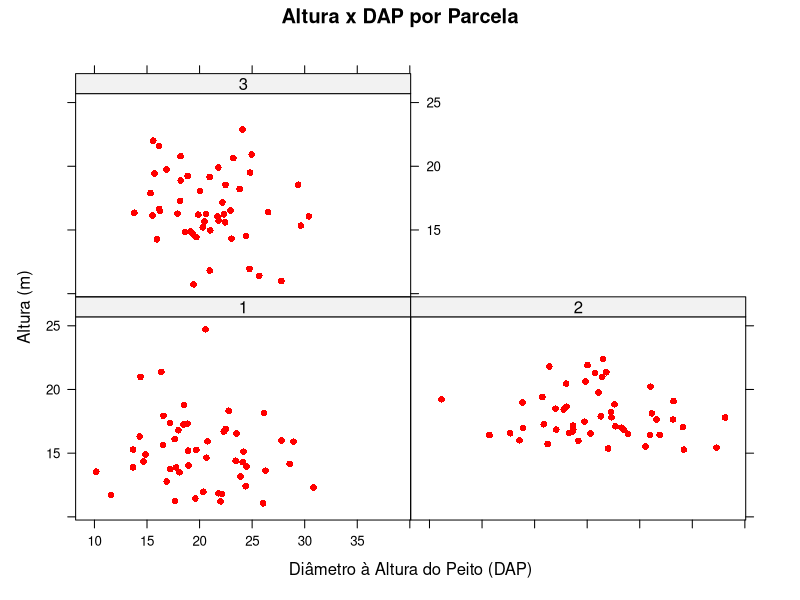
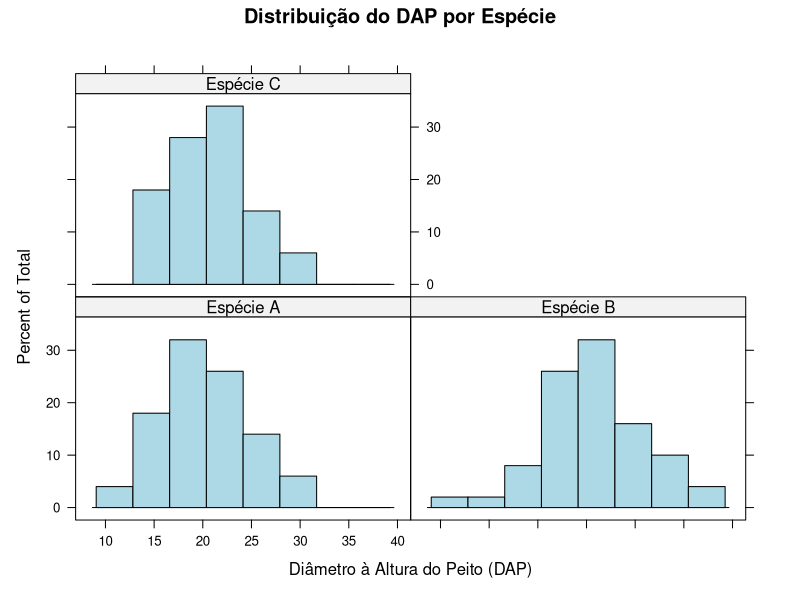
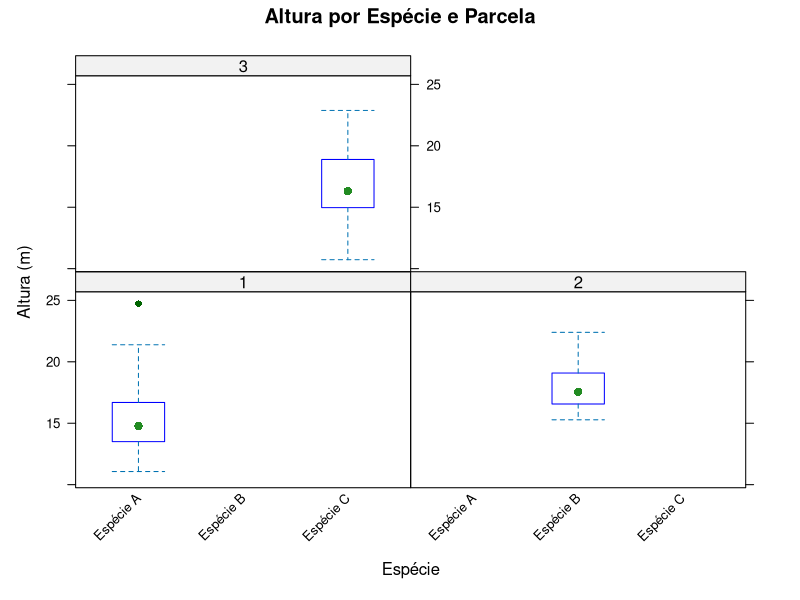
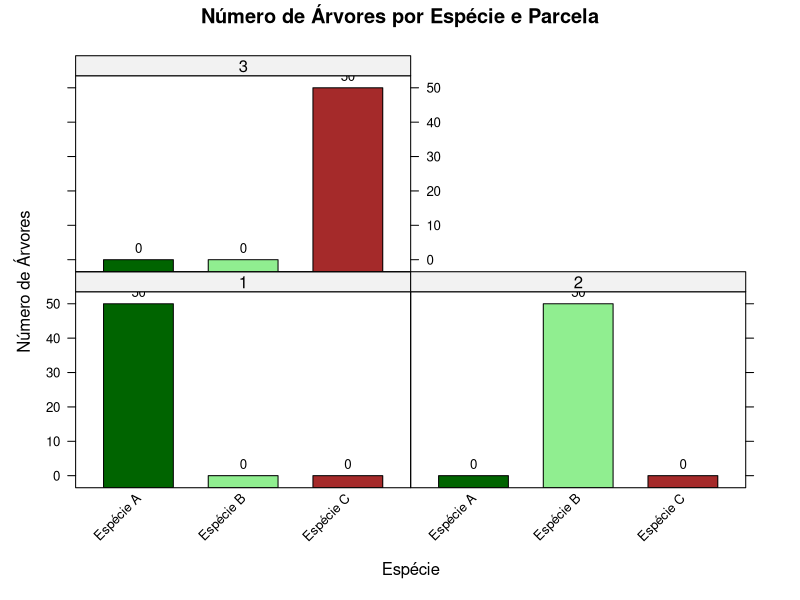
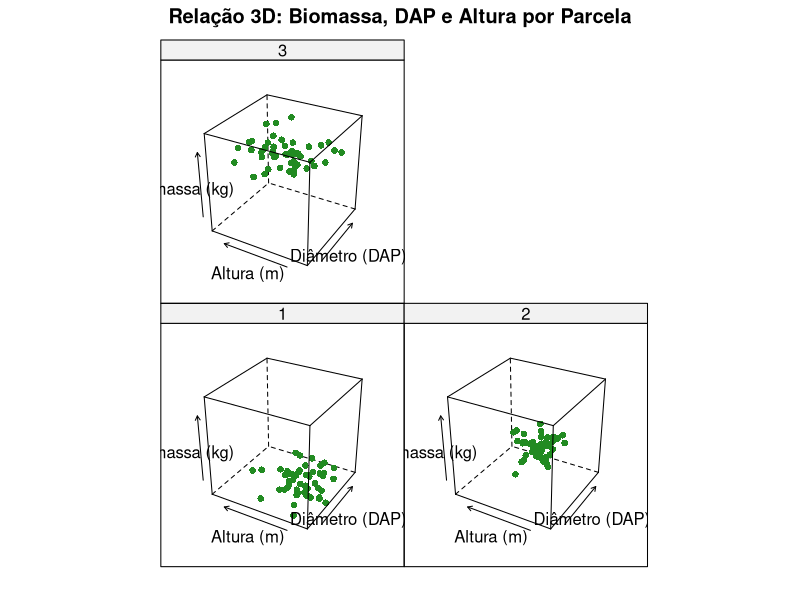
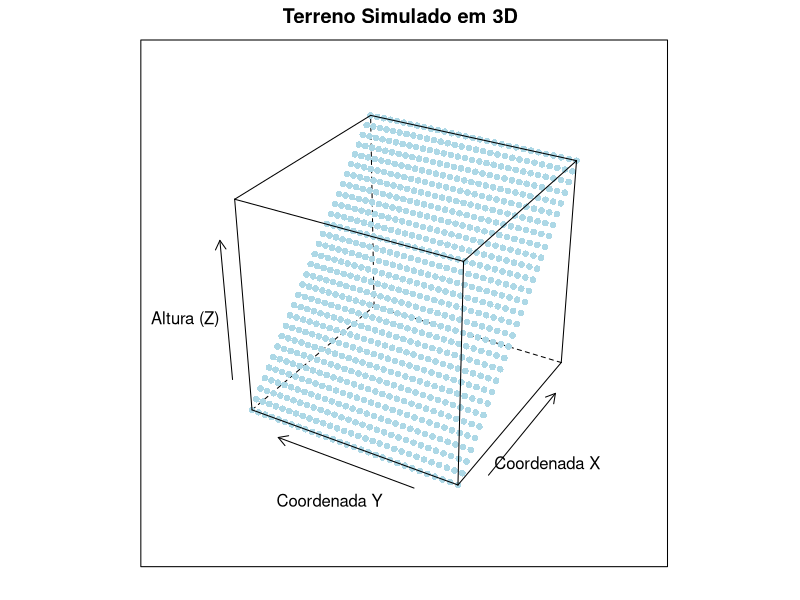
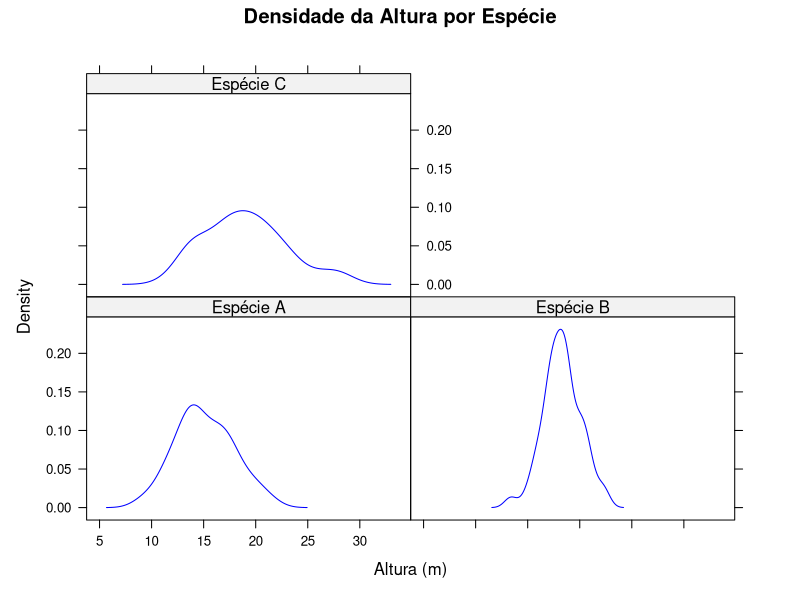
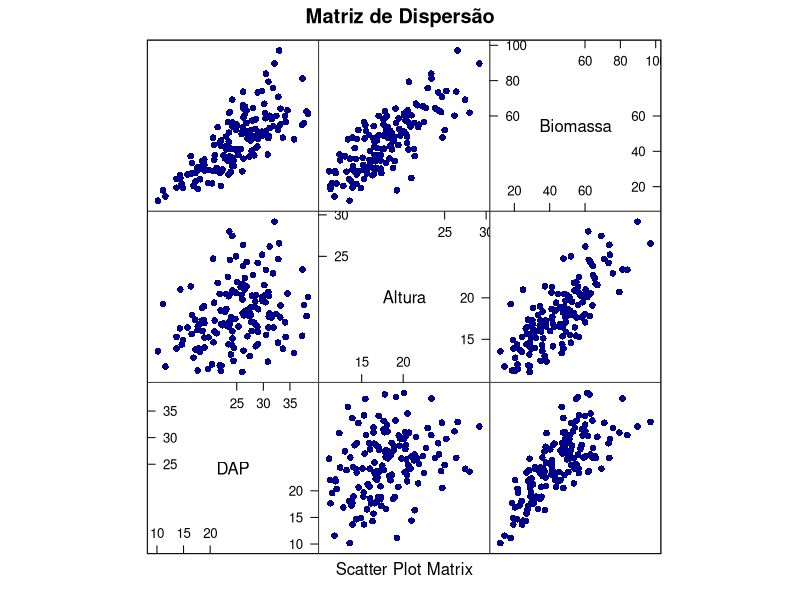

Write R code to recreate these figures, in order.
## ---- chunk 1
library(dplyr)

# Sem pipe
filtered_data <- filter(mtcars, mpg > 20)
selected_data <- select(filtered_data, mpg, cyl, hp)
## ---- chunk 2
library(dplyr)

# Usando pipe
selected_data <- mtcars %>%
  filter(mpg > 20) %>%
  select(mpg, cyl, hp)
## ---- chunk 3
library(kableExtra)

head(selected_data) %>%
  knitr::kable() %>%
  kableExtra::kable_styling(full_width = FALSE, bootstrap_options = c("striped", "hover"))
## ---- chunk 4
# Criando um exemplo de dados florestais
library(dplyr)

dados_florestais <- tibble::tibble(
  parcela = rep(1:5, each = 10),
  especie = sample(c("Cedro", "Ipê", "Jatobá", "Angelim", "Castanheira"), 50, replace = TRUE),
  dap_cm = round(runif(50, 10, 80), 1),  # Diâmetro em cm
  altura_m = round(runif(50, 5, 30), 1),  # Altura em metros
  volume_m3 = dap_cm * altura_m * 0.00007854 # Fórmula fictícia para volume
)

dados_florestais

## ---- chunk 5
# Filtrando árvores com DAP > 50 cm
arvores_grandes <- dados_florestais %>%
  filter(dap_cm > 50)

head(arvores_grandes)

## ---- chunk 6
# Selecionando colunas específicas
dados_selecionados <- dados_florestais %>%
  select(especie, dap_cm, altura_m)

head(dados_selecionados)
## ---- chunk 7
# Adicionando o índice de esbeltez
dados_florestais <- dados_florestais %>%
  mutate(indice_esbeltez = altura_m / dap_cm)

head(dados_florestais)
## ---- chunk 8
# Ordenando por DAP
dados_ordenados <- dados_florestais %>%
  arrange(desc(dap_cm))

head(dados_ordenados)
## ---- chunk 9
# Resumo por espécie
resumo_especies <- dados_florestais %>%
  group_by(especie) %>%
  summarise(
    dap_medio = mean(dap_cm),
    volume_total = sum(volume_m3)
  )

resumo_especies
## ---- chunk 10
# Resumo por espécie com agrupamento
resumo_especies <- dados_florestais %>%
  group_by(especie) %>%
  summarise(dap_medio = mean(dap_cm))

# Adicionando o DAP médio geral
dap_geral <- resumo_especies %>%
  ungroup() %>%
  summarise(dap_medio_geral = mean(dap_medio))

dap_geral

## ---- chunk 11
library(data.table)

# Criação de um data.table
DT <- data.table(
  id = 1:5,
  valor = c(10, 15, 20, 25, 30)
)

## ---- chunk 12
DT[, valor_2 := valor * 2]

print(DT)

## ---- chunk 13
DT[, valor_3 := valor * 3][, valor_4 := valor * 4]

print(DT)

## ---- chunk 14
DT[, valor_2 := valor * 3]

print(DT)
## ---- chunk 15
library(lattice)

# Dados simulados
set.seed(123)
dados <- data.frame(
  Parcela = factor(rep(1:3, each = 50)),
  DAP = c(rnorm(50, mean = 20, sd = 5), 
          rnorm(50, mean = 25, sd = 6), 
          rnorm(50, mean = 22, sd = 4)),
  Altura = c(rnorm(50, mean = 15, sd = 3), 
             rnorm(50, mean = 18, sd = 2), 
             rnorm(50, mean = 16, sd = 3))
)

# Gráfico de dispersão por parcela
xyplot(Altura ~ DAP | Parcela, data = dados,
       main = "Altura x DAP por Parcela",
       xlab = "Diâmetro à Altura do Peito (DAP)",
       ylab = "Altura (m)",
       col = "red", pch = 16)

## ---- chunk 16
# Dados simulados
dados$Especie <- factor(rep(c("Espécie A", "Espécie B", "Espécie C"), each = 50))

# Histograma por espécie
histogram(~ DAP | Especie, data = dados,
          main = "Distribuição do DAP por Espécie",
          xlab = "Diâmetro à Altura do Peito (DAP)",
          col = "lightblue", border = "black")

## ---- chunk 17
# Ajustando o boxplot
bwplot(Altura ~ Especie | Parcela, data = dados,
       main = "Altura por Espécie e Parcela",
       xlab = "Espécie", ylab = "Altura (m)",
       col = "forestgreen",
       par.settings = list(box.rectangle = list(col = "blue"),
                           plot.symbol = list(col = "darkgreen", pch = 16)),
       scales = list(x = list(rot = 45))) # Rotação dos rótulos no eixo X


## ---- chunk 18
# Reorganizando os dados para melhor visualização
library(reshape2)
contagem <- table(dados$Especie, dados$Parcela)
dados_barras <- as.data.frame(contagem)
names(dados_barras) <- c("Especie", "Parcela", "Contagem")

# Gráfico de barras mais visual
barchart(Contagem ~ Especie | Parcela, data = dados_barras,
         main = "Número de Árvores por Espécie e Parcela",
         xlab = "Espécie", ylab = "Número de Árvores",
         col = c("darkgreen", "lightgreen", "brown"),
         auto.key = list(columns = 3), # Legenda com as espécies
         panel = function(x, y, ...) {
           panel.barchart(x, y, ...)
           panel.text(x, y, labels = y, pos = 3, cex = 0.8) # Rótulos numéricos
         },
         scales = list(x = list(rot = 45))) # Rotação dos rótulos no eixo X

## ---- chunk 19
library(lattice)

# Dados simulados
set.seed(123)
dados <- data.frame(
  Parcela = factor(rep(1:3, each = 50)),  # Três parcelas
  DAP = c(rnorm(50, mean = 20, sd = 5), 
          rnorm(50, mean = 25, sd = 4), 
          rnorm(50, mean = 30, sd = 6)),  # Diâmetro
  Altura = c(rnorm(50, mean = 15, sd = 3), 
             rnorm(50, mean = 18, sd = 2), 
             rnorm(50, mean = 20, sd = 4)), # Altura
  Biomassa = c(rnorm(50, mean = 200, sd = 50), 
               rnorm(50, mean = 300, sd = 40), 
               rnorm(50, mean = 400, sd = 60)) # Biomassa
)

# Gráfico 3D condicional
cloud(Biomassa ~ DAP * Altura | Parcela, data = dados,
      main = "Relação 3D: Biomassa, DAP e Altura por Parcela",
      xlab = "Diâmetro (DAP)",
      ylab = "Altura (m)",
      zlab = "Biomassa (kg)",
      screen = list(z = 60, x = -60),  # Ajuste do ângulo de visualização
      col = "forestgreen", 
      pch = 16)  # Pontos no gráfico

## ---- chunk 20
library(lattice)

# Gerando coordenadas x e y (grid regular)
x <- seq(-10, 10, length = 30)  # 30 pontos no eixo X
y <- seq(-10, 10, length = 30)  # 30 pontos no eixo Y

# Gerando altura (z) com base em uma função para criar uma superfície
z <- outer(x, y, function(x, y) x * 2)

# Convertendo para um data frame para usar com cloud()
dados <- expand.grid(x = x, y = y)
dados$z <- as.vector(z)

# Gráfico 3D simulando o terreno
cloud(z ~ x * y, data = dados,
      main = "Terreno Simulado em 3D",
      xlab = "Coordenada X",
      ylab = "Coordenada Y",
      zlab = "Altura (Z)",
      screen = list(z = 60, x = -60),  # Ângulo de visualização
      col = "lightblue",              # Cor dos pontos
      panel.3d.cloud = panel.3dscatter, # Adiciona pontos ao gráfico
      pch = 16)                       # Pontos sólidos

## ---- chunk 21
# Gerando dados simulados com a variável Especie
set.seed(123)
dados <- data.frame(
  Altura = c(rnorm(50, mean = 15, sd = 3), 
             rnorm(50, mean = 18, sd = 2), 
             rnorm(50, mean = 20, sd = 4)),
  Especie = factor(rep(c("Espécie A", "Espécie B", "Espécie C"), each = 50))
)


# Gráfico de densidade
densityplot(~ Altura | Especie, data = dados,
            main = "Densidade da Altura por Espécie",
            xlab = "Altura (m)",
            plot.points = FALSE, # Ocultar pontos individuais
            col = c("blue", "darkgreen", "orange"))

## ---- chunk 22
# Gerando os dados simulados com DAP e Altura
set.seed(123)
dados <- data.frame(
  DAP = c(rnorm(50, mean = 20, sd = 5), 
          rnorm(50, mean = 25, sd = 6), 
          rnorm(50, mean = 30, sd = 4)),
  Altura = c(rnorm(50, mean = 15, sd = 3), 
             rnorm(50, mean = 18, sd = 2), 
             rnorm(50, mean = 20, sd = 4))
)

# Calculando a biomassa
dados$Biomassa <- dados$DAP * dados$Altura * rnorm(150, mean = 0.1, sd = 0.01)

# Gerando o scatterplot matrix (splom)
library(lattice)
splom(~ dados[c("DAP", "Altura", "Biomassa")],
      main = "Matriz de Dispersão",
      col = "darkblue", pch = 16)


## ---- chunk 23
# Dados simulados de crescimento anual
set.seed(123)
anos <- 2000:2020
crescimento <- expand.grid(Ano = anos, Especie = c("Espécie A", "Espécie B", "Espécie C"))
crescimento$Altura <- with(crescimento, ifelse(Especie == "Espécie A", 
                                               rnorm(length(Ano), mean = Ano - 1995, sd = 0.5),
                                               ifelse(Especie == "Espécie B", 
                                                      rnorm(length(Ano), mean = Ano - 1993, sd = 0.7),
                                                      rnorm(length(Ano), mean = Ano - 1990, sd = 0.6))))

# Gráfico de linha com painéis
xyplot(Altura ~ Ano | Especie, data = crescimento,
       type = "o", col = "darkgreen", pch = 16,
       main = "Crescimento por Espécie ao Longo dos Anos",
       xlab = "Ano", ylab = "Altura (m)")

## ---- chunk 24
# Dados simulados de árvores com distribuição normal
set.seed(123)  # Para resultados reprodutíveis
DAP = rnorm(100, mean = 30, sd = 7)  # DAP em cm
Altura = (log(DAP) * 7.87) 
random_h_factor = rnorm(100, 1, 0.1)
Altura = Altura * random_h_factor

dados_arvores <- data.frame(DAP, Altura)

library(ggplot2)

ggplot(data = dados_arvores, aes(x = DAP, y = Altura)) +
  geom_point(color = "red", size = 2) +
  theme_minimal()
## ---- chunk 25

# Gráfico com ajuste linear e intervalo de confiança
ggplot(data = dados_arvores, aes(x = DAP, y = Altura)) +
  geom_point() +
  geom_smooth(method = "lm", formula = y ~ log(x), color = "blue", se = TRUE) +
  labs(
    x = "DAP (cm)",
    y = "Altura (m)"
  ) +
  theme_minimal()

## ---- chunk 26
# Dados simulados
set.seed(123)
dados <- data.frame(
  DAP = c(rnorm(50, mean = 30, sd = 5), rnorm(50, mean = 40, sd = 7)),  # Diâmetro em cm
  Altura_Comercial = c(rnorm(50, mean = 20, sd = 3), rnorm(50, mean = 25, sd = 4)),  # Altura em metros
  Especie = rep(c("Espécie A", "Espécie B"), each = 50)  # Categorias de espécies
)

ggplot(data = dados, aes(x = DAP, y = Altura_Comercial, color = Especie)) +
  geom_point(size = 3, alpha = 0.8) +  # Tamanho e transparência dos pontos
  labs(
    title = "Relação entre DAP e Altura Comercial por Espécie",
    x = "DAP (cm)",
    y = "Altura Comercial (m)",
    color = "Espécie"
  ) +
  theme_minimal()  # Tema limpo

## ---- chunk 27
# Criando classes de diâmetro
dados_arvores$Classe_DAP <- cut(dados_arvores$DAP, breaks = seq(10, 60, 5))

ggplot(data = dados_arvores, aes(x = Classe_DAP)) +
  geom_bar(fill = "sienna", color = "black") +
  labs(
    title = "Frequência de Classes de DAP",
    x = "Classes de DAP (cm)",
    y = "Frequência"
  ) +
  theme_bw()

## ---- chunk 28
dados_arvores$Especie <- sample(c("Espécie A", "Espécie B"), 50, replace = TRUE)

ggplot(data = dados_arvores, aes(x = Classe_DAP, fill = Especie)) +
  geom_bar(position = "dodge", color = "black") +
  labs(
    title = "Frequência de Classes de DAP por Espécie",
    x = "Classes de DAP (cm)",
    y = "Frequência",
    fill = "Espécie"
  ) +
  theme_light()

## ---- chunk 29
dados_arvores$Biomassa <- dados_arvores$DAP * dados_arvores$Altura * 0.05

ggplot(data = dados_arvores, aes(x = Biomassa)) +
  geom_histogram(binwidth = 2, fill = "green", color = "black") +
  labs(
    title = "Distribuição da Biomassa das Árvores",
    x = "Biomassa (kg)",
    y = "Frequência"
  ) +
  theme_classic()

## ---- chunk 30

# Dados simulados
set.seed(123)
anos <- 2000:2020
preco_madeira <- cumsum(runif(length(anos), -2, 5)) + 100  # Preço acumulativo com flutuações

dados_madeira <- data.frame(
  Ano = anos,
  Preco = preco_madeira
)

# Gráfico de linhas
ggplot(data = dados_madeira, aes(x = Ano, y = Preco)) +
  geom_line(color = "darkgreen", size = 1) +
  labs(
    title = "Preços Médios da Madeira ao Longo do Tempo",
    x = "Ano",
    y = "Preço Médio (R$/m³)"
  ) +
  theme_minimal()



## ---- chunk 31
ggplot(data = dados_arvores, aes(x = Especie, y = DAP, fill = Especie)) +
  geom_boxplot() +
  labs(
    title = "Distribuição do DAP por Espécie",
    x = "Espécie",
    y = "DAP (cm)"
  ) +
  theme_light()

## ---- chunk 32
# Dados simulados
set.seed(123)
dados <- data.frame(Valores = rnorm(1000, mean = 50, sd = 10))

# Gráfico de densidade
ggplot(data = dados, aes(x = Valores)) +
  geom_density(fill = "blue", alpha = 0.5) +
  labs(
    title = "Função de Densidade de Probabilidade",
    x = "Valores",
    y = "Densidade"
  ) +
  theme_minimal()
## ---- chunk 33
ggplot(data = dados, aes(x = Valores)) +
  geom_histogram(aes(y = after_stat(density)), binwidth = 2, fill = "gray", alpha = 0.7) +
  geom_density(color = "blue", size = 1) +
  labs(
    title = "Histograma com Função de Densidade",
    x = "Valores",
    y = "Densidade"
  ) +
  theme_minimal()
